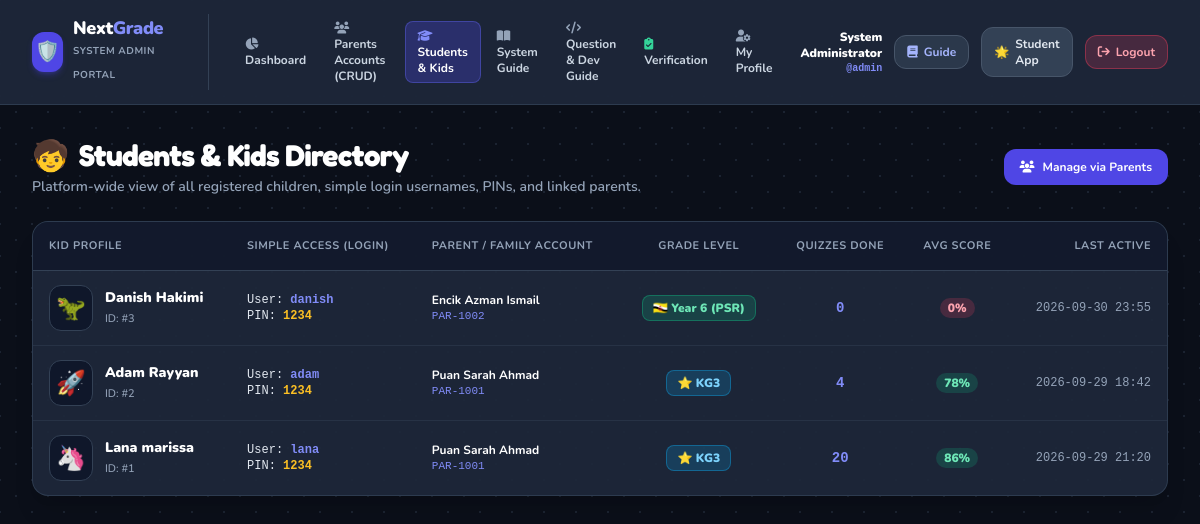
Screenshot of /admin/kids.php (signed in) with the database file from the repository.
### tables this page shows
CREATE TABLE IF NOT EXISTS `students` (
  `id` INT AUTO_INCREMENT PRIMARY KEY,
  `parent_id` INT DEFAULT NULL,
  `name` VARCHAR(100) NOT NULL,
  `username` VARCHAR(50) UNIQUE DEFAULT NULL,
  `pin_code` VARCHAR(20) DEFAULT '1234',
  `avatar` VARCHAR(50) DEFAULT 'star_kid',
  `grade_level` VARCHAR(50) DEFAULT 'Kindergarten 3 (KG3)',
  `status` ENUM('active', 'inactive') DEFAULT 'active',
  `created_at` DATETIME DEFAULT CURRENT_TIMESTAMP,
  `last_active` DATETIME DEFAULT CURRENT_TIMESTAMP ON UPDATE CURRENT_TIMESTAMP,
  INDEX `idx_student_name` (`name`),
  INDEX `idx_student_parent` (`parent_id`),
  CONSTRAINT `fk_student_parent` FOREIGN KEY (`parent_id`) REFERENCES `parents` (`id`) ON DELETE SET NULL ON UPDATE CASCADE
);

CREATE TABLE IF NOT EXISTS `parents` (
  `id` INT AUTO_INCREMENT PRIMARY KEY,
  `parent_code` VARCHAR(30) UNIQUE NOT NULL,
  `username` VARCHAR(50) UNIQUE NOT NULL,
  `password_hash` VARCHAR(255) NOT NULL,
  `full_name` VARCHAR(100) NOT NULL,
  `email` VARCHAR(100) UNIQUE NOT NULL,
  `phone` VARCHAR(30) DEFAULT NULL,
  `status` ENUM('active', 'inactive') DEFAULT 'active',
  `created_at` DATETIME DEFAULT CURRENT_TIMESTAMP,
  `last_login` DATETIME DEFAULT NULL
);

### auth_helper.php (called while the page is built, shortened)
<?php
function isAdminLoggedIn(): bool {
    return !empty($_SESSION['admin_id']) && !empty($_SESSION['admin_username']);
}
function getAdminUser(): ?array {
    return [
        'id' => $_SESSION['admin_id'],
        'username' => $_SESSION['admin_username'],
        'full_name' => $_SESSION['admin_full_name'] ?? 'Administrator',
        'email' => $_SESSION['admin_email'] ?? ''
    ];
}
function isGradeKG3(?string $grade): bool {
    $g = strtolower(trim($grade));
    return ($g === 'kg3' || str_contains($g, 'kg3') || str_contains($g, 'kindergarten 3') || str_contains($g, 'kindergarden 3'));
}
function isGradeYear6(?string $grade): bool {
    $g = strtolower(trim($grade));
    return (str_contains($g, 'year 6') || str_contains($g, 'psr') || str_contains($g, 'tahun 6') || $g === 'y6');
}

### admin/kids.php (the view, shortened to what this page needs)
<?php
require_once __DIR__ . '/../auth_helper.php';
$admin = getAdminUser();
$students = $pdo->query("
    SELECT
        s.*,
        p.full_name as parent_name,
        p.parent_code,
        p.email as parent_email,
        COUNT(qs.id) as sessions_count,
        COALESCE(AVG(qs.percentage), 0) as avg_score,
        COALESCE(MAX(qs.completed_at), s.last_active) as latest_activity
    FROM students s
    LEFT JOIN parents p ON p.id = s.parent_id
    LEFT JOIN quiz_sessions qs ON qs.student_id = s.id
    GROUP BY s.id
    ORDER BY s.id DESC
")->fetchAll();
$avatarMap = [
    'star_kid' => '⭐',
    'bunny' => '🐰',
    'astronaut' => '🚀',
    'dino' => '🦖',
    'kitten' => '🐱',
    'unicorn' => '🦄'
];
?>
<!DOCTYPE html>
<html lang="en">
<head>
  <script src="https://cdn.tailwindcss.com"></script>
  <link rel="stylesheet" href="../css/app.css?v=2">
  <link rel="stylesheet" href="https://cdnjs.cloudflare.com/ajax/libs/font-awesome/6.4.0/css/all.min.css">
</head>
<body class="admin-dark min-h-screen bg-slate-900 text-slate-100 flex flex-col">
  <header class="bg-slate-800/90 backdrop-blur-md border-b border-slate-700/80 sticky top-0 z-30 px-4 md:px-8 py-3.5">
    <div class="max-w-7xl mx-auto flex items-center justify-between gap-4">
      <div class="flex items-center gap-3">
        <a href="index.php" class="flex items-center gap-2.5">
          <div class="w-10 h-10 rounded-xl bg-indigo-600 flex items-center justify-center text-white text-xl shadow-md shadow-indigo-600/30">
            🛡️
          </div>
          <div>
            <span class="text-lg font-black tracking-tight text-white block leading-none">
              Next<span class="text-indigo-400">Grade</span>
            </span>
            <span class="text-[10px] uppercase font-bold tracking-wider text-slate-400">System Admin Portal</span>
          </div>
        </a>
        <div class="hidden md:flex items-center gap-1 ml-6 border-l border-slate-700 pl-6">
          <a href="index.php" class="px-3 py-1.5 rounded-lg text-xs font-bold text-slate-300 hover:text-white hover:bg-slate-700/50 transition-colors">
            <i class="fa-solid fa-chart-pie mr-1.5 text-slate-400"></i> Dashboard
          </a>
          <a href="parents.php" class="px-3 py-1.5 rounded-lg text-xs font-bold text-slate-300 hover:text-white hover:bg-slate-700/50 transition-colors">
            <i class="fa-solid fa-users mr-1.5 text-slate-400"></i> Parents Accounts (CRUD)
          </a>
          <a href="kids.php" class="px-3 py-1.5 rounded-lg text-xs font-bold text-white bg-indigo-600/30 border border-indigo-500/40 transition-colors">
            <i class="fa-solid fa-graduation-cap mr-1.5 text-indigo-400"></i> Students & Kids
          </a>
          <a href="guide.php" class="px-3 py-1.5 rounded-lg text-xs font-bold text-slate-300 hover:text-white hover:bg-slate-700/50 transition-colors">
            <i class="fa-solid fa-book-open mr-1.5 text-slate-400"></i> System Guide
          </a>
          <a href="developer_guide.php" class="px-3 py-1.5 rounded-lg text-xs font-bold text-slate-300 hover:text-white hover:bg-slate-700/50 transition-colors">
            <i class="fa-solid fa-code mr-1.5 text-slate-400"></i> Question & Dev Guide
          </a>
          <a href="verification.php" class="px-3 py-1.5 rounded-lg text-xs font-bold text-slate-300 hover:text-white hover:bg-slate-700/50 transition-colors">
            <i class="fa-solid fa-clipboard-check mr-1.5 text-emerald-400"></i> Verification
          </a>
          <a href="profile.php" class="px-3 py-1.5 rounded-lg text-xs font-bold text-slate-300 hover:text-white hover:bg-slate-700/50 transition-colors">
            <i class="fa-solid fa-user-gear mr-1.5 text-slate-400"></i> My Profile
          </a>
        </div>
      </div>
      <div class="flex items-center gap-3">
        <a
          href="profile.php"
          class="hidden sm:flex flex-col text-right hover:opacity-80 transition-opacity"
          title="Click to edit admin profile"
        >
          <span class="text-xs font-black text-white"><?= htmlspecialchars($admin['full_name']) ?></span>
          <span class="text-[10px] font-bold text-indigo-400 font-mono">@<?= htmlspecialchars($admin['username']) ?></span>
        </a>
        <a
          href="guide.php"
          title="System Admin Guide"
          class="bg-slate-700/70 hover:bg-slate-700 text-indigo-300 hover:text-white text-xs font-bold py-2 px-3 rounded-xl border border-slate-600 transition-colors flex items-center gap-1.5"
        >
          <i class="fa-solid fa-book text-xs"></i>
          <span class="hidden sm:inline">Guide</span>
        </a>
        <a
          href="../index.php"
          target="_blank"
          title="Open Student App"
          class="bg-slate-700 hover:bg-slate-600 text-slate-200 text-xs font-bold py-2 px-3 rounded-xl border border-slate-600 transition-colors flex items-center gap-1.5"
        >
          <span>🌟</span> <span class="hidden lg:inline">Student App</span>
        </a>
        <a
          href="logout.php"
          class="bg-rose-500/20 hover:bg-rose-500/30 border border-rose-500/40 text-rose-300 text-xs font-bold py-2 px-3 rounded-xl transition-colors flex items-center gap-1.5"
        >
          <i class="fa-solid fa-arrow-right-from-bracket"></i>
          <span class="hidden sm:inline">Logout</span>
        </a>
      </div>
    </div>
  </header>
  <main class="flex-1 max-w-7xl w-full mx-auto px-4 md:px-8 py-8 space-y-6">
    <div class="flex flex-col sm:flex-row items-start sm:items-center justify-between gap-4">
      <div>
        <h1 class="text-2xl md:text-3xl font-black text-white tracking-tight flex items-center gap-2.5">
          <span>🧒</span>
          <span>Students & Kids Directory</span>
        </h1>
        <p class="text-sm font-semibold text-slate-400 mt-1">
          Platform-wide view of all registered children, simple login usernames, PINs, and linked parents.
        </p>
      </div>
      <a
        href="parents.php"
        class="bg-indigo-600 hover:bg-indigo-500 text-white font-bold text-xs py-2.5 px-4 rounded-xl transition-colors flex items-center gap-2"
      >
        <i class="fa-solid fa-users"></i>
        <span>Manage via Parents</span>
      </a>
    </div>
    <div class="bg-slate-800/90 border border-slate-700/80 rounded-2xl overflow-hidden shadow-xl">
      <div class="overflow-x-auto">
        <table class="w-full text-left text-sm">
          <thead class="bg-slate-900/80 border-b border-slate-700 text-slate-400 uppercase text-[11px] font-black tracking-wider">
            <tr>
              <th class="py-3.5 px-4">Kid Profile</th>
              <th class="py-3.5 px-4">Simple Access (Login)</th>
              <th class="py-3.5 px-4">Parent / Family Account</th>
              <th class="py-3.5 px-4 text-center">Grade Level</th>
              <th class="py-3.5 px-4 text-center">Quizzes Done</th>
              <th class="py-3.5 px-4 text-center">Avg Score</th>
              <th class="py-3.5 px-4 text-right">Last Active</th>
            </tr>
          </thead>
          <tbody class="divide-y divide-slate-700/50 text-slate-200 font-medium">
            <?php if (empty($students)): ?>
              <tr><td colspan="7" class="text-center py-10 text-slate-400 font-bold">No students registered.</td></tr>
            <?php else: ?>
              <?php foreach ($students as $s): ?>
                <tr class="hover:bg-slate-700/30 transition-colors">
                  <td class="py-3.5 px-4">
                    <div class="flex items-center gap-3">
                      <span class="text-2xl p-1.5 rounded-xl bg-slate-900 border border-slate-700">
                        <?= $avatarMap[$s['avatar']] ?? '⭐' ?>
                      </span>
                      <div>
                        <span class="font-black text-white text-sm block"><?= htmlspecialchars($s['name']) ?></span>
                        <span class="text-[11px] text-slate-400">ID: #<?= $s['id'] ?></span>
                      </div>
                    </div>
                  </td>
                  <td class="py-3.5 px-4 font-mono text-xs">
                    <div>User: <strong class="text-indigo-400"><?= htmlspecialchars($s['username'] ?? 'Not set') ?></strong></div>
                    <div>PIN: <strong class="text-amber-400"><?= htmlspecialchars($s['pin_code'] ?? '1234') ?></strong></div>
                  </td>
                  <td class="py-3.5 px-4 text-xs">
                    <?php if ($s['parent_id']): ?>
                      <div class="font-bold text-white"><?= htmlspecialchars($s['parent_name']) ?></div>
                      <div class="text-indigo-400 font-mono text-[11px]"><?= $s['parent_code'] ?></div>
                    <?php else: ?>
                      <span class="text-slate-500 italic">No parent linked</span>
                    <?php endif; ?>
                  <td class="py-3.5 px-4 text-center text-xs font-bold text-slate-300">
                    <?php if (isGradeYear6($s['grade_level'] ?? '')): ?>
                      <span class="bg-emerald-500/20 text-emerald-300 border border-emerald-500/40 px-2.5 py-1 rounded-lg font-black inline-block">
                        🇧🇳 Year 6 (PSR)
                      </span>
                    <?php elseif (isGradeKG3($s['grade_level'] ?? '')): ?>
                      <span class="bg-sky-500/20 text-sky-300 border border-sky-500/40 px-2.5 py-1 rounded-lg font-black inline-block">
                        ⭐ KG3
                      </span>
                    <?php else: ?>
                      <span class="bg-slate-900 px-2.5 py-1 rounded-lg border border-slate-700 text-slate-400">
                        <?= htmlspecialchars($s['grade_level'] ?? 'Year 1') ?>
                      </span>
                    <?php endif; ?>
                  </td>
                  <td class="py-3.5 px-4 text-center font-black text-indigo-400 font-mono">
                    <?= $s['sessions_count'] ?>
                  </td>
                  <td class="py-3.5 px-4 text-center">
                    <span class="px-2 py-0.5 rounded-full text-xs font-black <?= $s['avg_score'] >= 70 ? 'bg-emerald-500/20 text-emerald-300' : 'bg-rose-500/20 text-rose-300' ?>">
                      <?= round($s['avg_score']) ?>%
                    </span>
                  </td>
                  <td class="py-3.5 px-4 text-right font-mono text-xs text-slate-400">
                    <?= substr($s['latest_activity'], 0, 16) ?>
                  </td>
                </tr>
              <?php endforeach; ?>
            <?php endif; ?>
          </tbody>
        </table>
      </div>
    </div>
  </main>
</body>
</html>

### css/app.css (style rules this page uses)
:root { --font-main: 'Nunito', -apple-system, BlinkMacSystemFont, 'Segoe UI', Roboto, sans-serif; --font-heading: 'Fredoka', cursive, sans-serif; --font-handwriting: 'Patrick Hand', cursive, sans-serif; --primary: #0EA5E9; --primary-hover: #0284C7; --success: #10B981; --warning: #F59E0B; --danger: #EF4444; --purple: #8B5CF6; --card-shadow: 0 12px 30px -8px rgba(0, 0, 0, 0.08), 0 4px 12px -2px rgba(0, 0, 0, 0.04); --card-border: 3px solid #E2E8F0; --tablet-tap-min: 54px; }
* { box-sizing: border-box; -webkit-tap-highlight-color: transparent; }
body { font-family: var(--font-main); background-color: #F8FAFC; background-image: radial-gradient(#E2E8F0 1.5px, transparent 1.5px), radial-gradient(#E2E8F0 1.5px, #F8FAFC 1.5px); background-size: 32px 32px; background-position: 0 0, 16px 16px; color: #1E293B; margin: 0; padding: 0; min-height: 100vh; touch-action: manipulation; }
body.admin-dark, body.bg-slate-900 { background-color: #0b0f19 !important; background-image: radial-gradient(rgba(51, 65, 85, 0.4) 1.5px, transparent 1.5px), radial-gradient(rgba(51, 65, 85, 0.4) 1.5px, #0b0f19 1.5px) !important; color: #f1f5f9 !important; }
h1, h2, h3, h4, .font-heading { font-family: var(--font-heading); }

### admin/kids.php (style rules this page uses)
body, html { background-color: #0b0f19 !important; background-image: radial-gradient(rgba(51, 65, 85, 0.4) 1.5px, transparent 1.5px), radial-gradient(rgba(51, 65, 85, 0.4) 1.5px, #0b0f19 1.5px) !important; color: #f1f5f9 !important; }

### rows the page displays
students: avatar "🦖", name "Danish Hakimi", id "3", username "danish", pin_code "1234", parent.full_name "Encik Azman Ismail", parent.parent_code "PAR-1002", shows "🇧🇳 Year 6 (PSR)", sessions_count "0", avg_score "0", latest_activity "2026-09-30 23:55"
students: avatar "🚀", name "Adam Rayyan", id "2", username "adam", pin_code "1234", parent.full_name "Puan Sarah Ahmad", parent.parent_code "PAR-1001", shows "⭐ KG3", sessions_count "4", avg_score "78", latest_activity "2026-09-29 18:42"
students: avatar "🦄", name "Lana marissa", id "1", username "lana", pin_code "1234", parent.full_name "Puan Sarah Ahmad", parent.parent_code "PAR-1001", shows "⭐ KG3", sessions_count "20", avg_score "86", latest_activity "2026-09-29 21:20"

### other values shown
$admin['full_name'] "System Administrator"
$admin['username'] "admin"
